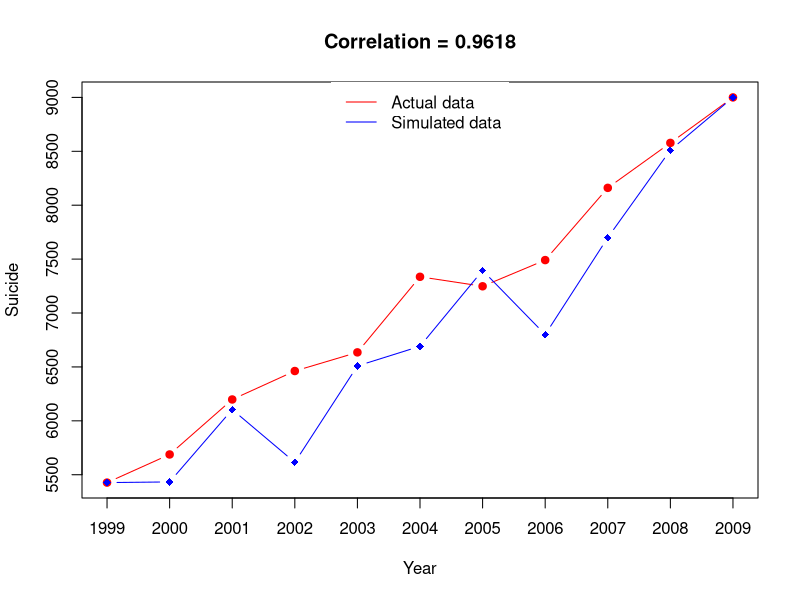

The R script that drew this image:
#1.
suidata <- c(5427, 5688, 6198, 6462, 6635, 7336, 7248, 7491, 8161, 8578, 9000)

#2. & #3.
set.seed(2015)

######Better method for constructing the matrix######
Matrix <- matrix(0, 100000, 11)
for (i in 1:100000){
    Matrix[i,] <- runif(11)
}
Matrix #Check the constructed matrix
dim(Matrix) #100000 observations and 11 variables
######################################################

#4.
####Better method for constructing the vector#######
cor_vector <- rep(0, 100000)
for(i in 1:100000){
    cor_vector[i] <- cor(suidata, Matrix[i,])
}
#####################################################

####Previous method for constructing the vector#######
# cor_vector <- cor(suidata, Matrix[1,])
# for(i in 2:100000){
#     cor_vector <- append(cor_vector, cor(suidata, Matrix[i,]))
# }
#####################################################

#5. 
#5.1
length(cor_vector[cor_vector>0.9]) #Return 8


#5.2
which(cor_vector>0.9) 
#Return index of elements where correlation > 0.9
# [1] 14946 19593 31371 57252 72268 77349 90613
# [8] 93402

#5.3
mean(cor_vector)  #-0.001601153

#5.4
Matrix[which.max(cor_vector),]

#5.5
cor_matrix <- Matrix[which.max(cor_vector),]
datamatrix <- matrix(suidata , nrow = 11 , ncol = 1)
output_matrix <- cbind(datamatrix , cor_matrix)
rownames(output_matrix) <- c(1999:2009)
colnames(output_matrix) <- c('suicide', 'runif')
output_matrix

#1. 
A <- output_matrix[,"suicide"]
S <- output_matrix[,"runif"]
S1 <- S * ((max(A)-min(A))/(max(S)-min(S)))
S2 <- S1 + A["1999"] - S1["1999"]

#2.
cor(A, S2) #0.9617555

#3. 
?plot
p <- plot(A, type = "b", pch = 19, col = "red", xaxt = 'n',
          xlab = "Year", ylab = "Suicide")
lines(S2, type = "b", pch = 18, col = "blue")
axis(1, at = 1:11 , labels = 1999 : 2009 )
legend("top", legend = c("Actual data", "Simulated data") , col =c("red","blue"), lty =1:1, box.lty = 0)
# add one more line
title(main = "Correlation = 0.9618", col.main = "black", font.main = 2)
